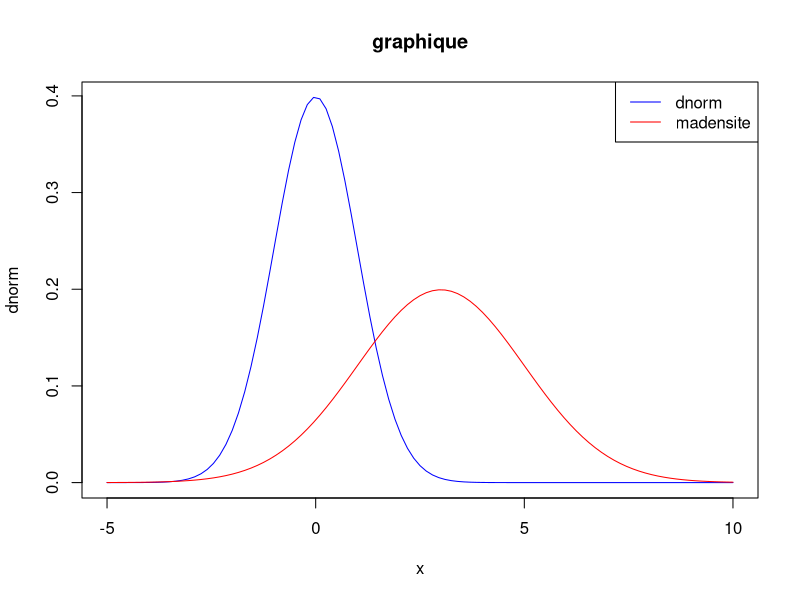
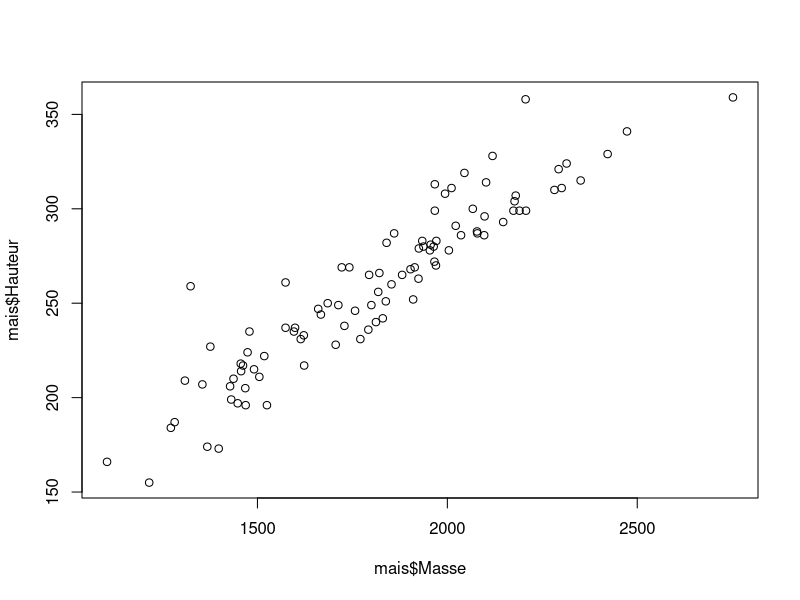
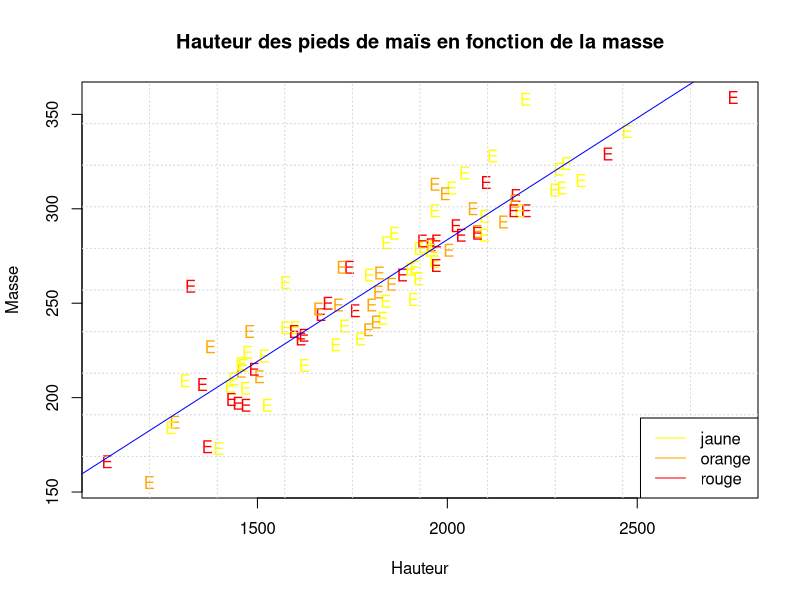
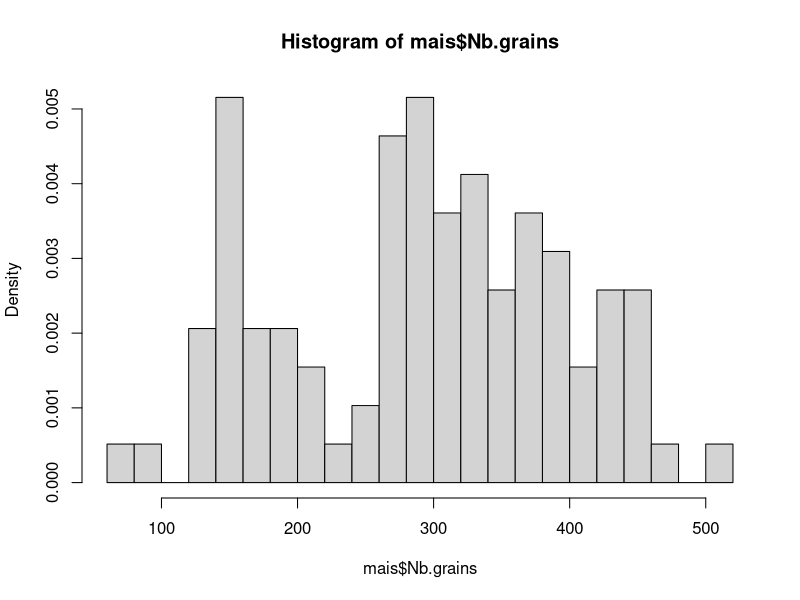
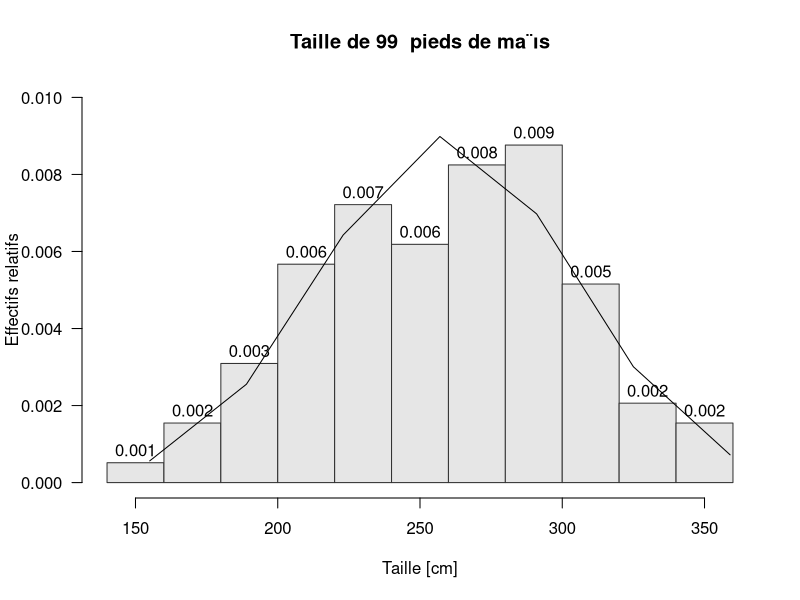
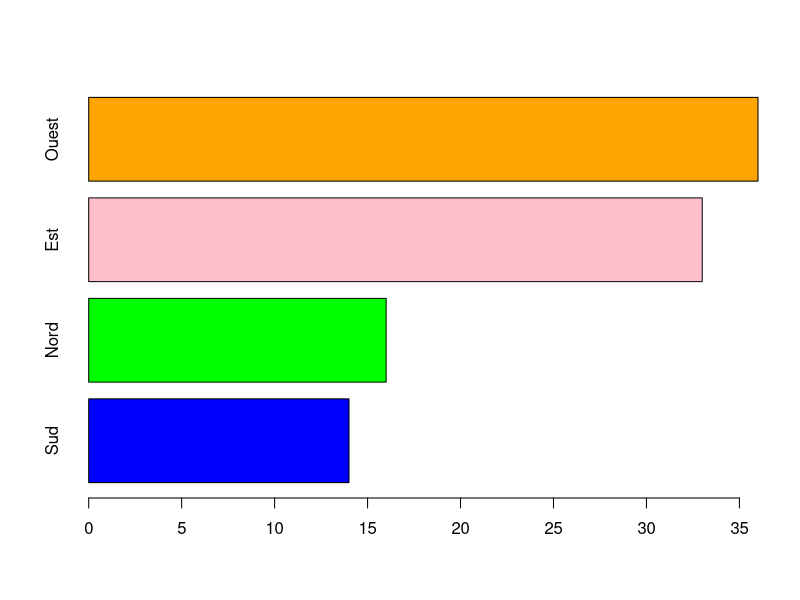
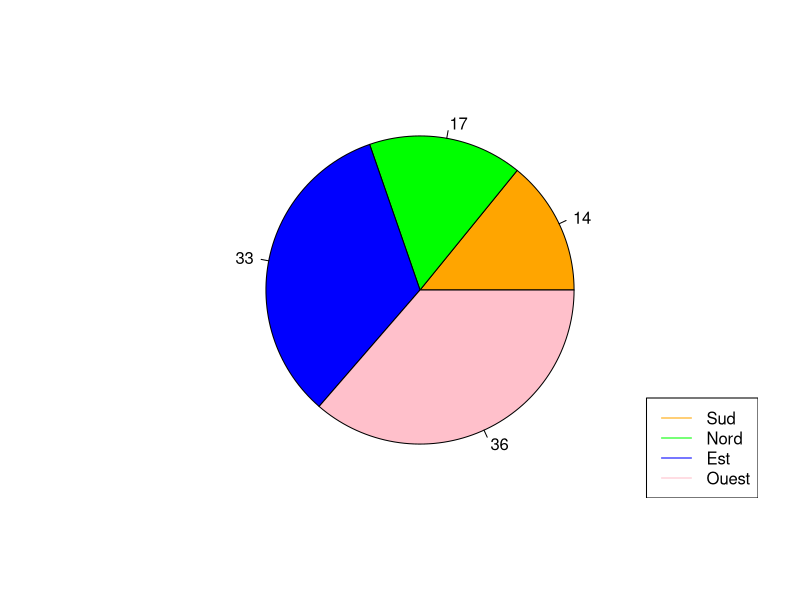
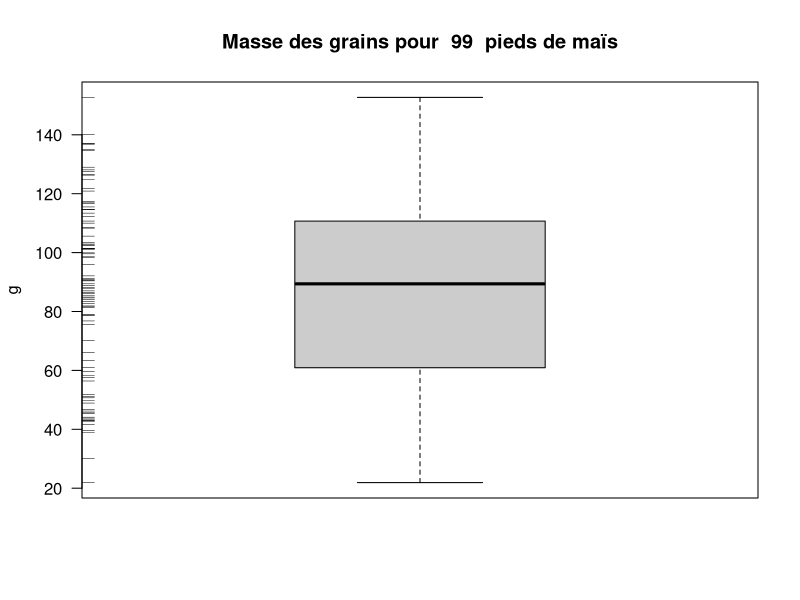

R code for these plots, in order:
x11(); #ouvre un affichage pour les résultats
pdf(); # mets la sortie dur pdf
dev.list(); # la liste des devices avec leurs id
dev.cur(); #donne le device actuel
dev.set(3); #set le device sur celui de l'indice
dev.off(2); #ferme le device donnée en id
dev.off(); #ferme un au hasard ( sans doute le device actuel en dernier )
rnorm(1000); #crée un graphique loi normale de nbparams points

plot(dnorm, xlim = c(-5,10), col = "blue", main = "graphique"); #graphique avec quelques modifications de paramètres
madensite = function ( x ) { dnorm (x , mean =3 , sd =2) };
plot (madensite, xlim = c(-5,10), col = "red", add=T)
legend("topright", legend = c ("dnorm" ,"madensite"), col= c( "blue" ,"red" ) , lty=1)

mais = read.table("mais.txt", sep="\t",header=TRUE)
plot(mais$Hauteur~mais$Masse)

plot(mais$Hauteur~mais$Masse,col=ifelse(mais$Couleur=="Jaune","yellow",ifelse(mais$Couleur=="Rouge","red","orange")),pch=69,
     main = "Hauteur des pieds de maïs en fonction de la masse",
     xlab = "Hauteur", ylab = "Masse")
grid(10,10, "lightgrey")
legend("bottomright", legend = c("jaune", "orange", "rouge"), col = c("yellow", "orange", "red"), lty=1)
reg = lm(mais$Hauteur ~ mais$Masse)
abline(reg, col ="blue")

hist(mais$Nb.grains, breaks= 20, probability = T)

hist( mais$Hauteur, col = grey(0.9), border = grey(0.2),
      main = paste("Taille de", nrow(mais), " pieds de ma¨ıs"),
      xlab = "Taille [cm]",
      ylab = "Effectifs relatifs",
      labels = TRUE, las = 1, ylim = c(0, 0.01), probability = T)


x <- seq(from = min(mais$Hauteur, na.rm=T), to = max(mais$Hauteur, na.rm=T),length = 7)
lines(x, dnorm(x, mean(mais$Hauteur, na.rm = TRUE), sd(mais$Hauteur,na.rm = TRUE)))

barplot(sort(table(mais$Parcelle)), horiz = T, col = c("blue", "green", "pink", "orange"))

pie(sort(table(mais$Parcelle)),labels = c(14,17,33,36), col = c("orange", "green", "blue", "pink"))
legend("bottomright", legend = c("Sud", "Nord", "Est", "Ouest"), col = c("orange","green", "blue", "pink"), lty=1)      

boxplot( mais$Masse.grains, col = grey(0.8),
         main = paste("Masse des grains pour ", nrow(mais), " pieds de maïs"),
         ylab = "g", las = 1)
rug(mais$Masse.grains, side = 2)

boxplot(mais$Hauteur.J7 ~ mais$Attaque)

#exercice 17
P1 = pnorm(1.5)

#exercice 18
P2 = pnorm(2.5, lower.tail = F) # > donc lower.tail = F
P3 = pnorm(-1.5)
P4 = pnorm(2.5)
P5 = P4 - P3 

#exercice 19
P6 = pnorm(10, 2, 5, lower.tail = T)
P7 = pnorm(0, 2, 5)
P8 = P6-P7
P8

#exercice 20
marepartition = function(x){
  return (pnorm(x,3,2))
  }

marepartition(2)

#exercice 21
plot(pnorm, xlim = c(-4, 10), ylim= c(0,1), col = "blue");
plot(marepartition, xlim = c(-4,10),ylim= c(0,1), col = "red", add = T)
legend("topleft", legend = c("pnorm","marepartition"), col= c( "blue" ,"red" ) , lty=1)

#exercice 22
P9 = qnorm(0.95)
P10 = qnorm(0.1)
P11 = qnorm(0.99, lower.tail = F)
P12 = qnorm(0.975)
P12

#exercice 23
P13 = qnorm(0.95,2,5)
P14 = qnorm(0.05, 2, 5)
P15 = qnorm(0.975, 2, 5)

#exercice 24
echa = rnorm(100)
echb = rnorm(100,3,2)

mean(echa)
mean(echb)
sd(echa)
sd(echb)

#exercice 25
echa = rnorm(10000)
echb = rnorm(10000,3,2)

mean(echa)
mean(echb)
sd(echa)
sd(echb)


#exercice 26
hist( echa, col = "blue", xlim = c(-4,10), main= "Histogramme des deux simulations",xlab = "histogrammes",
      ylab = "Density", probability = T)
hist(echb, col = "red",add = T, probability = T)
legend("topright", legend = c("N(0,1)","N(3,4)"), col= c( "blue" ,"red" ) , lty=1)

#exercice 27
hist(echa, col = "blue", probability = T, ylim = c(0,0.5))
plot(dnorm,xlim = c(-4,4), add=T)

hist(echb, col = "red", xlim = c(-4,10), probability = T, ylim = c(0,0.5))
plot(madensite,xlim = c(-4,10), add=T)

#exercice 28
boxplot ( echa , col = " blue " , main = " Boxplot N (0 ,1) " )
boxplot(echb, col="red", add=T)

#exercice 29
data = cbind ( echa , echb )
boxplot(data, col=c("blue", "red"))
legend("topleft", legend = c("N(0,1)","N(3,4)"), col= c( "blue" ,"red" ) , lty=1)

#exercice 30
